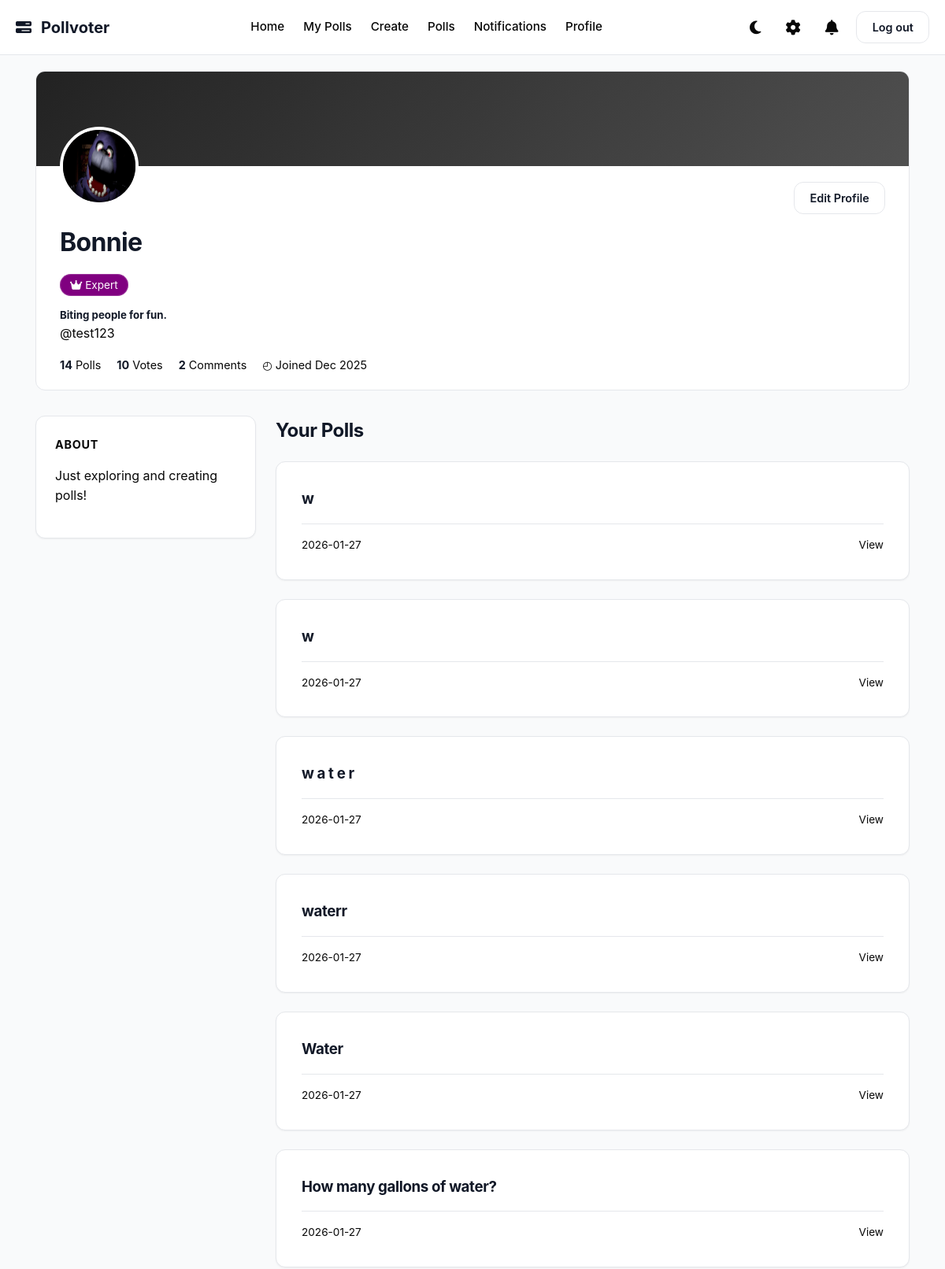
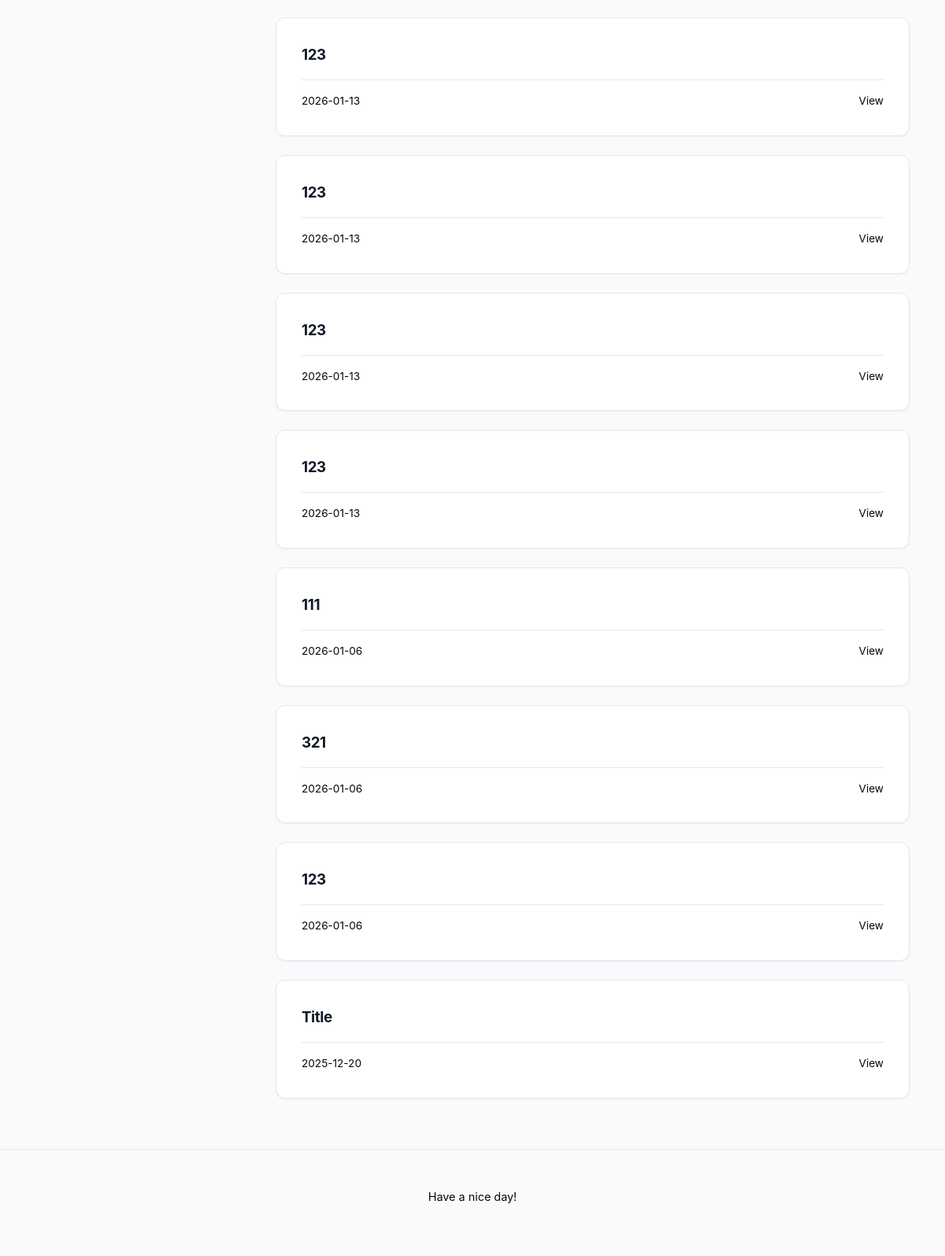
The page /profile (signed in) on the database its author committed (2 pictures, top to bottom).
### app/models.py (models this page shows, shortened)
class User(UserMixin, db.Model):
    __tablename__ = "user"
    id = Column(Integer, primary_key=True)
    username = Column(String(20), unique=True, nullable = False)
    created_at = Column(DateTime, default=datetime.now)
    full_name = Column(String(20))
    bio = Column(String(100))
    pfp = Column(Text)
    password_hash = Column(Text)
    is_admin = Column(Boolean, default = False)
    polls = relationship("Poll", back_populates="author")
    votes = relationship("Vote", back_populates="user")
    comments = relationship("Comment", back_populates="author")
    def getpfp(self):
        if self.pfp:
            return f"/static/uploads/pfp/{self.pfp}"
        else:
            return f"/static/uploads/pfp/default.jpg"
    blocked = relationship(
        "User", secondary=blocklist,
        primaryjoin=(blocklist.c.blocker_id == id),
        secondaryjoin=(blocklist.c.blocked_id == id),
        backref=db.backref("blocked_by", lazy="dynamic"),
        lazy="dynamic"
    )
    followed = relationship(
        "User", secondary=followers,
        primaryjoin=(followers.c.follower_id == id),
        secondaryjoin=(followers.c.followed_id == id),
        backref=db.backref("followers", lazy="dynamic"),
        lazy="dynamic"
    )
    def get_rank(self):
        poll_count = Poll.query.filter_by(user_id=self.id).count()
        vote_count = Vote.query.filter_by(user_id=self.id).count()
        comment_count = Comment.query.filter_by(user_id=self.id).count()
        total_score = poll_count + vote_count + comment_count
        if total_score < 5:
            return "Newbie"
        elif total_score < 20:
            return "Active"
        elif total_score < 50:
            return "Expert"
        else:
            return "Divine"
    def get_rank_color(self):
        rank = self.get_rank()
        if rank == "Newbie": return "gray"
        if rank == "Active": return "blue"
        if rank == "Expert": return "purple"
        if rank == "Divine": return "gold"
        return "black"

class Poll(db.Model):
    __tablename__ = "poll"
    id = Column(Integer, primary_key=True)
    title = Column(Text, nullable=False)
    description = Column(String(120))
    created_at = Column(DateTime, default=datetime.now)
    user_id = Column(Integer, ForeignKey("user.id"), nullable=False)
    end_date = Column(DateTime, nullable=True)
    author = relationship("User", back_populates="polls")
    comments = relationship("Comment", back_populates="poll", cascade="all, delete-orphan")
    options = relationship("PollOption", back_populates="poll", cascade="all, delete-orphan")
    votes = relationship("Vote", back_populates="poll", cascade="all, delete-orphan")
    tags = relationship("Tag", secondary=poll_tags, backref=db.backref("polls", lazy = "dynamic"))

### app/routes.py (the view)
@main.route('/profile')
@login_required
def profile():
    user_polls = Poll.query.filter_by(user_id=current_user.id).order_by(
        Poll.created_at.desc()
    ).all()
    polls_count = len(user_polls)
    total_votes = Vote.query.join(Poll).filter(
        Poll.user_id == current_user.id
    ).count()
    total_comments = Comment.query.filter_by(
        user_id=current_user.id
    ).count()
    return render_template(
        'profile.html',
        user_polls=user_polls,
        polls_count=polls_count,
        total_votes=total_votes,
        total_comments=total_comments
    )

### app/__init__.py (called while the page is built)
def create_app():
    app = Flask(__name__)
    app.config['SECRET_KEY'] = 'your_secret_key'
    app.config['SQLALCHEMY_DATABASE_URI'] = 'sqlite:///pollvoter.db'
    app.config['SQLALCHEMY_TRACK_MODIFICATIONS'] = False
    app.config["UPLOAD_FOLDER"] = "static/uploads"
    app.config["PFP_FOLDER"] =  "app/static/uploads/pfp"
    db.init_app(app)
    login_manager.init_app(app)
    migrate.init_app(app, db)
    app.register_blueprint(auth)
    app.register_blueprint(main)
    app.register_blueprint(polls)
    app.register_blueprint(admin)
    @login_manager.user_loader
    def load_user(userid):
        return User.query.get(int(userid))
    return app

### app/routes.py (called while the page is built)
@main.context_processor
def notifications_count():
    if current_user.is_authenticated:
        unreadcount = Notification.query.filter_by(recipient_id = current_user.id, is_read = False).count()
        return dict(unreadcount = unreadcount)
    return dict(unreadcount = 0)

@main.app_context_processor
def dropdown_notifications():
    if current_user.is_authenticated:
        unread_count = Notification.query.filter_by(recipient_id = current_user.id, is_read = False).count()
        latest_notifs = Notification.query.filter_by(recipient_id = current_user.id).order_by(Notification.created_at.desc()).limit(5).all()
        return dict(unread_count = unread_count, latest_notifs = latest_notifs)
    return dict(unread_count = 0, latest_notifs = [])

### app/templates/profile.html (shortened to what this page needs)
{% extends "base.html" %}
{% block content %}
<div class="profile-header-card">
    <div class="profile-cover"></div>
    <div class="profile-content">
        <div class="profile-actions">
            <a href="{{ url_for('main.edit_profile') }}" class="btn btn-sm btn-outline">Edit Profile</a>
        </div>
        <img src="{{ current_user.getpfp() }}" alt="Profile Picture" class="profile-avatar-lg">
        <div class="profile-info">
            <h1>{{ current_user.full_name if current_user.full_name else current_user.username }}</h1>
                    <div class="profile-badges" style="margin: 5px 0 15px 0;">
                <span class="badge" style="
                    background-color: {{ current_user.get_rank_color() }};
                    color: white;
                    padding: 5px 12px;
                    border-radius: 15px;
                    font-size: 0.85rem;
                    border: 1px solid rgba(255, 255, 255, 0.2);
                     ">
                    <i class="fa-solid fa-crown"></i>
                    {{ current_user.get_rank() }}
                </span>
            </div>
            <h5>{{current_user.bio}}</h2>
            <p style="margin: 0;">@{{ current_user.username|lower }}</p>
            <div class="profile-stats">
                <span class="stat-item"><b>{{ polls_count }}</b> Polls</span>
                <span class="stat-item"><b>{{ total_votes }}</b> Votes</span>
                <span class="stat-item"><b>{{ total_comments }}</b> Comments</span>
                <span class="stat-item">◴ Joined Dec 2025</span>
            </div>
        </div>
    </div>
</div>
<div class="dashboard-layout">
    <aside class="sidebar">
        <div class="sidebar-widget">
            <h3 class="widget-title">About</h3>
            <p>Just exploring and creating polls!</p>
        </div>
    </aside>
    <main class="feed">
        <h2>Your Polls</h2>
        {% if user_polls %}
            <ul>
                {% for poll in user_polls %}
                    <div class="poll-card">
                        <h3>{{ poll.title }}</h3>
                        <div class="poll-meta-footer">
                            <span>{{ poll.created_at.strftime('%Y-%m-%d') }}</span>
                            <a href="{{ url_for('polls.poll_detail', poll_id=poll.id) }}">View</a>
                        </div>
                    </div>
                {% endfor %}
            </ul>
        {% else %}
            <div class="card">
                <p>You haven't created any polls yet.</p>
            </div>
        {% endif %}
    </main>
</div>
{% endblock %}

### app/static/styles.css (style rules this page uses)
:root { --bg-body: #F9FAFB; --bg-card: #FFFFFF; --bg-nav: rgba(255, 255, 255, 0.9); --text-main: #111827; --text-muted: #070707; --primary: #222222; --primary-hover: #2b2b2b; --border-subtle: #E5E7EB; --shadow-sm: 0 1px 2px 0 rgba(0, 0, 0, 0.05); --shadow-md: 0 4px 6px -1px rgba(0, 0, 0, 0.1), 0 2px 4px -1px rgba(0, 0, 0, 0.06); --shadow-lg: 0 10px 15px -3px rgba(0, 0, 0, 0.1); --radius-md: 12px; --radius-full: 9999px; }
* { box-sizing: border-box; margin: 0; padding: 0; }
body { background-color: var(--bg-body); color: var(--text-main); font-family: 'Inter', system-ui, -apple-system, sans-serif; line-height: 1.6; transition: background-color 0.3s ease, color 0.3s ease; -webkit-font-smoothing: antialiased; }
a { text-decoration: none; color: inherit; transition: color 0.2s; }
.btn { display: inline-block; padding: 0.5rem 1.2rem; border-radius: var(--radius-md); font-weight: 600; font-size: 0.9rem; cursor: pointer; border: none; transition: transform 0.1s ease, box-shadow 0.2s ease; }
.btn-outline { background: transparent; border: 1px solid var(--border-subtle); color: var(--text-main); }
.poll-card, .card, .profile-container, .auth-box { background-color: var(--bg-card); border-radius: var(--radius-md); padding: 2rem; margin-bottom: 1.5rem; border: 1px solid var(--border-subtle); box-shadow: var(--shadow-sm); transition: transform 0.2s ease, box-shadow 0.2s ease; }
h1, h2, h3 { color: var(--text-main); margin-bottom: 1rem; font-weight: 700; letter-spacing: -0.02em; }
p { color: var(--text-muted); margin-bottom: 1rem; }
.dashboard-layout { display: flex; flex-direction: column; gap: 24px; }
@media (min-width: 992px) { .dashboard-layout { display: grid; grid-template-columns: 320px 1fr; gap: 30px; align-items: start; } }
.sidebar-widget { background-color: var(--bg-card); border-radius: var(--radius-md); padding: 1.5rem; border: 1px solid var(--border-subtle); margin-bottom: 1.5rem; box-shadow: var(--shadow-sm); }
.widget-title { font-size: 0.9rem; font-weight: 700; color: var(--text-muted); margin-bottom: 1rem; text-transform: uppercase; letter-spacing: 0.05em; }
.poll-meta-footer { display: flex; justify-content: space-between; align-items: center; margin-top: 1rem; padding-top: 1rem; border-top: 1px solid var(--border-subtle); font-size: 0.85rem; color: var(--text-muted); }
.profile-header-card { background-color: var(--bg-card); border: 1px solid var(--border-subtle); border-radius: var(--radius-md); overflow: hidden; margin-bottom: 2rem; }
.profile-cover { height: 120px; background: linear-gradient(135deg, var(--primary), #505050); }
.profile-content { padding: 20px 30px; position: relative; }
.profile-avatar-lg { width: 100px; height: 100px; border-radius: 50%; border: 4px solid var(--bg-card); position: absolute; top: -50px; left: 30px; background-color: #333; }
.profile-actions { display: flex; justify-content: flex-end; margin-bottom: 10px; }
.profile-info { margin-top: 10px; }
.profile-stats { display: flex; gap: 20px; margin-top: 15px; color: var(--text-muted); font-size: 0.9rem; }
.stat-item b { color: var(--text-main); }
@media (min-width: 992px) { .dashboard-layout { display: grid; grid-template-columns: 280px 1fr; gap: 25px; align-items: start; } }
.dashboard-layout h2 { margin-top: 0; margin-bottom: 20px; font-size: 1.5rem; }

### rows shown on the page
User: getpfp (picture), full_name "Bonnie", bio "Biting people for fun.", username "test123"
Poll: title "w", created_at "2026-01-27"
Poll: title "w", created_at "2026-01-27"
Poll: title "w a t e r", created_at "2026-01-27"
Poll: title "waterr", created_at "2026-01-27"
Poll: title "Water", created_at "2026-01-27"
Poll: title "How many gallons of water?", created_at "2026-01-27"
Poll: title "123", created_at "2026-01-13"
Poll: title "123", created_at "2026-01-13"
Poll: title "123", created_at "2026-01-13"
Poll: title "123", created_at "2026-01-13"
Poll: title "111", created_at "2026-01-06"
Poll: title "321", created_at "2026-01-06"
Poll: title "123", created_at "2026-01-06"
Poll: title "Title", created_at "2025-12-20"

### other values the page prints
{{ current_user.get_rank() }} "Expert"
{{ polls_count }} "14"
{{ total_votes }} "10"
{{ total_comments }} "2"
